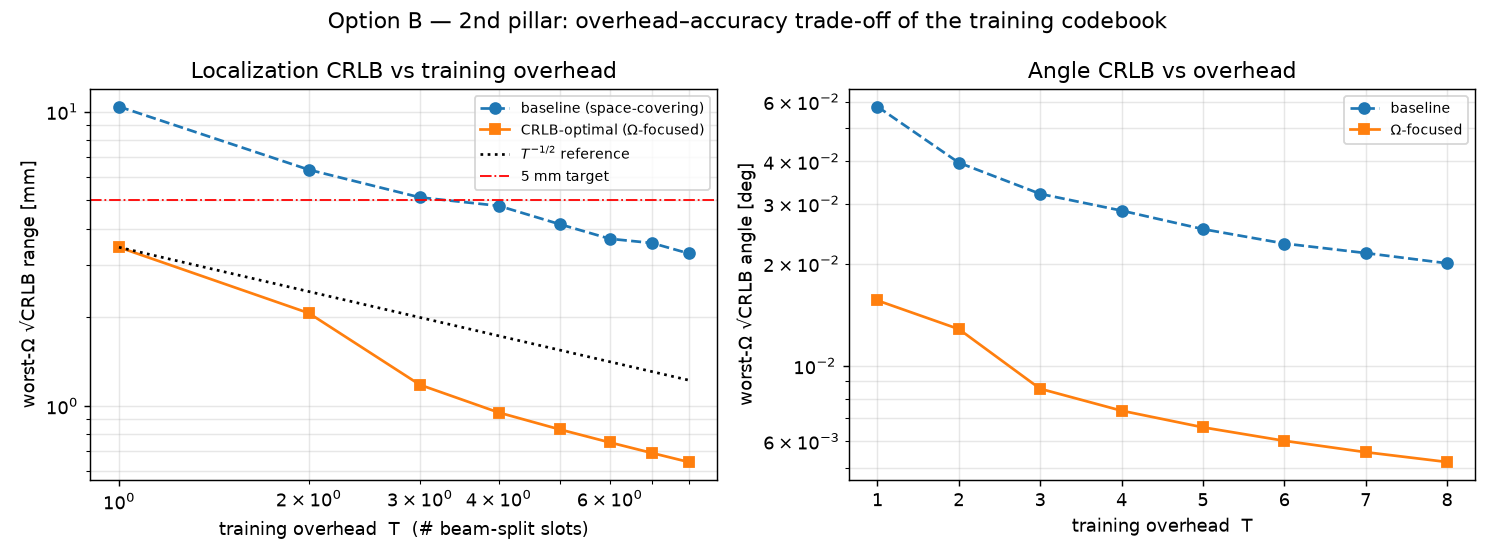

Python code for this plot:
#!/usr/bin/env python3
"""
Option B — Second pillar: TRAINING-OVERHEAD ↔ LOCALIZATION-CRLB trade-off.

Because the Fisher information is ADDITIVE over training slots,
    J(T) = Σ_{s=1}^{T} J_s ,
adding beam-split training codewords (slots) monotonically lowers the CRLB.
For T informative looks over the uncertainty region Ω the sensing information
grows ~linearly, so √CRLB ∝ T^{-1/2}. The CRLB-optimal (Ω-focused) codebook
reaches a target accuracy with far fewer slots than the space-covering
baseline — i.e. an overhead saving at fixed accuracy. This script quantifies
that curve (fixed per-slot power, absolute noise; semi-closed-form FIM).
"""
import os, numpy as np
import matplotlib; matplotlib.use("Agg")
import matplotlib.pyplot as plt

c = 3e8; Nt, fc, B, M = 128, 10e9, 2e9, 512
d = (c/fc)/2; nn = np.arange(-(Nt-1)/2, (Nt-1)/2+1)
fm = fc + B/M*(np.arange(1, M+1)-1-(M-1)/2); km = 2*np.pi*fm/c; kc = 2*np.pi*fc/c
SNR_dB = 10.0; SIGMA2 = 10**(-SNR_dB/10)

th0 = np.radians(11.54); r0 = 20.0; dth = np.radians(1.0); dr = 2.0
OMEGA = [(t, r) for t in th0+np.linspace(-dth, dth, 3) for r in r0+np.linspace(-dr, dr, 3)]
vth0 = np.sin(th0); a0 = np.cos(th0)**2/(2*r0)
ratio = fc/fm; dspan = ratio.max()-ratio.min(); rmid = ratio.mean()
vext = np.cos(th0)*2*dth; aext = abs(np.cos(th0)**2/(2*(r0-dr))-np.cos(th0)**2/(2*(r0+dr)))

def cw(t1, a1, t2, a2):
    ncol = nn.reshape(-1, 1)
    return 1/np.sqrt(Nt)*np.exp(-1j*km[None, :]*(ncol*d*t1-ncol**2*d**2*a1)
                                -1j*kc*(ncol*d*t2-ncol**2*d**2*a2))     # Nt x M

def channel(theta, r):
    rn = np.sqrt(r**2+(nn*d)**2-2*r*nn*d*np.sin(theta))
    return np.exp(-1j*np.outer(km, rn))/np.sqrt(Nt)                      # M x Nt

def fim(Wlist, theta, r):
    """semi-closed FIM summed over all training slots; Wlist: list of (Nt x M)."""
    H = channel(theta, r); st, ct = np.sin(theta), np.cos(theta)
    D = []
    for Ws in Wlist:
        g = H*Ws.T                                                      # M x Nt
        G0 = g.sum(1); G1 = (g*nn).sum(1); G2 = (g*nn**2).sum(1)
        dth_ = 1j*km*(d*ct*G1+(d**2*ct*st/r)*G2)
        dr_ = -1j*km*(G0-(d**2*ct**2/(2*r**2))*G2)
        D.append(np.column_stack([dth_, dr_, G0, 1j*G0]))
    D = np.vstack(D)
    J = (2/SIGMA2)*np.real(D.conj().T @ D)
    C = np.linalg.inv(J); return C[0, 0], C[1, 1]

def best_gain(Wlist, theta, r):
    H = channel(theta, r)
    return max(np.abs(np.einsum('mn,nm->m', H, Ws)).max()**2 for Ws in Wlist)

def worstΩ(Wlist):
    cs = [fim(Wlist, t, r) for t, r in OMEGA]
    return max(c[0] for c in cs)**.5, max(c[1] for c in cs)**.5, min(best_gain(Wlist, t, r) for t, r in OMEGA)

def baseline_T(T):                       # space-covering sweep, T slots
    return [cw(-31 - s*(2/T), -0.454, 15, 0.5) for s in range(T)]

def focused_T(T):                        # Ω-focused, T slots tiling Ω angle span
    Wl = []
    for s in range(T):
        # each slot focuses a 1/T-width tile of Ω (concentration ∝ T)
        w = vext/T; wa = aext/T
        csub = vth0 - vext/2 + (s+0.5)*w
        acsub = a0 - aext/2 + (s+0.5)*wa
        t2 = w/dspan; t1 = csub - rmid*t2
        a2 = wa/dspan; a1 = acsub - rmid*a2
        Wl.append(cw(t1, a1, t2, a2))
    return Wl

Ts = np.arange(1, 9)
base = np.array([worstΩ(baseline_T(T)) for T in Ts])     # √CRLBθ[rad],√CRLBr[m],gain
foc  = np.array([worstΩ(focused_T(T)) for T in Ts])

print("=== Second pillar: training-overhead T vs worst-Ω localization CRLB ===")
print(f"{'T':>2} | {'baseline √CRLBr[mm]':>20} {'gain':>6} | {'Ω-focused √CRLBr[mm]':>20} {'gain':>6}")
for i, T in enumerate(Ts):
    print(f"{T:>2} | {base[i,1]*1e3:>20.3f} {base[i,2]:>6.3f} | {foc[i,1]*1e3:>20.3f} {foc[i,2]:>6.3f}")

# 1/sqrt(T) scaling check on the focused design (fit √CRLBr = a * T^p)
p_foc = np.polyfit(np.log(Ts), np.log(foc[:,1]), 1)[0]
p_base = np.polyfit(np.log(Ts), np.log(base[:,1]), 1)[0]
print(f"\nscaling exponent (√CRLBr ∝ T^p):  focused p={p_foc:.2f}  baseline p={p_base:.2f}  (theory -0.5)")

# overhead saving at a fixed target range accuracy
target_mm = 5.0
def slots_needed(arr):
    ok = np.where(arr[:,1]*1e3 <= target_mm)[0]
    return Ts[ok[0]] if len(ok) else np.inf
Tb, Tf = slots_needed(base), slots_needed(foc)
print(f"slots to reach {target_mm} mm range accuracy:  baseline={Tb}  Ω-focused={Tf}  "
      f"-> overhead saving {(1-Tf/Tb)*100:.0f}%" if np.isfinite(Tb) and np.isfinite(Tf) else
      f"slots to reach {target_mm} mm: baseline={Tb}, focused={Tf}")

fig, ax = plt.subplots(1, 2, figsize=(11.5, 4.3))
ax[0].loglog(Ts, base[:,1]*1e3, 'o--', label='baseline (space-covering)')
ax[0].loglog(Ts, foc[:,1]*1e3, 's-', label='CRLB-optimal (Ω-focused)')
ax[0].loglog(Ts, foc[0,1]*1e3/np.sqrt(Ts), 'k:', label=r'$T^{-1/2}$ reference')
ax[0].axhline(target_mm, color='r', ls='-.', lw=1, label=f'{target_mm:.0f} mm target')
ax[0].set(xlabel='training overhead  T  (# beam-split slots)', ylabel='worst-Ω √CRLB range [mm]',
          title='Localization CRLB vs training overhead'); ax[0].grid(alpha=.3, which='both'); ax[0].legend(fontsize=8)
ax[1].semilogy(Ts, np.degrees(base[:,0]), 'o--', label='baseline')
ax[1].semilogy(Ts, np.degrees(foc[:,0]), 's-', label='Ω-focused')
ax[1].set(xlabel='training overhead  T', ylabel='worst-Ω √CRLB angle [deg]',
          title='Angle CRLB vs overhead'); ax[1].grid(alpha=.3, which='both'); ax[1].legend(fontsize=8)
fig.suptitle('Option B — 2nd pillar: overhead–accuracy trade-off of the training codebook')
fig.tight_layout()
outp = os.path.join(os.path.dirname(os.path.abspath(__file__)), "crlb_overhead.png")
fig.savefig(outp, dpi=130); print("saved ->", outp)
